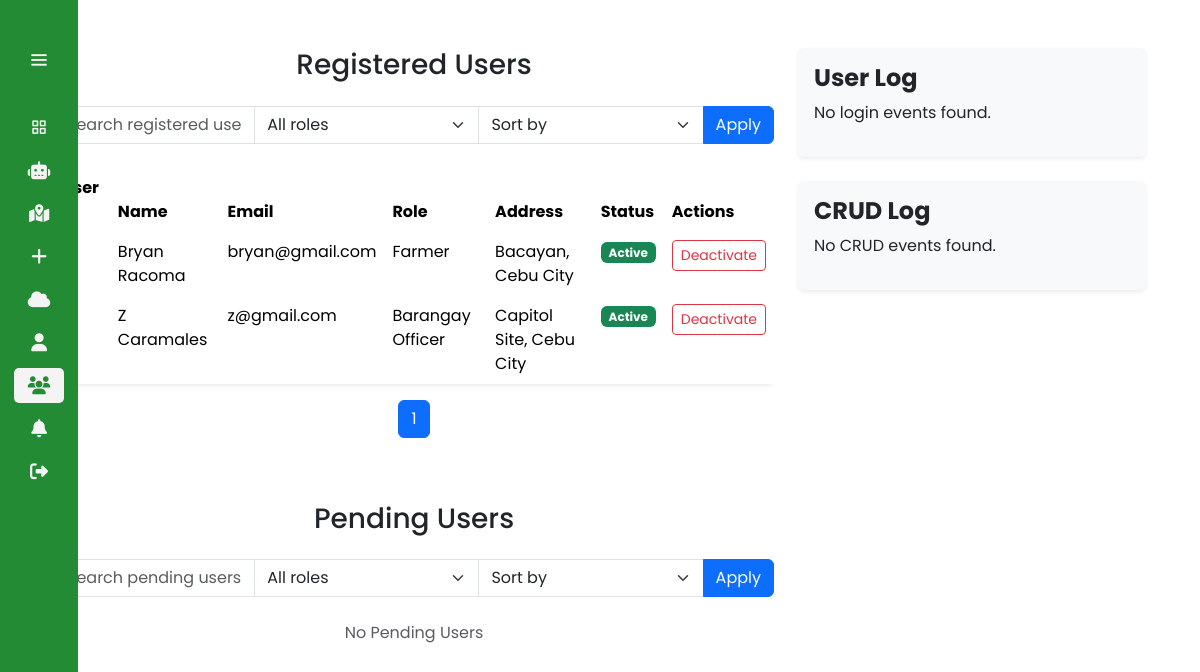
Page /user_management (signed in) on the earlier database version.
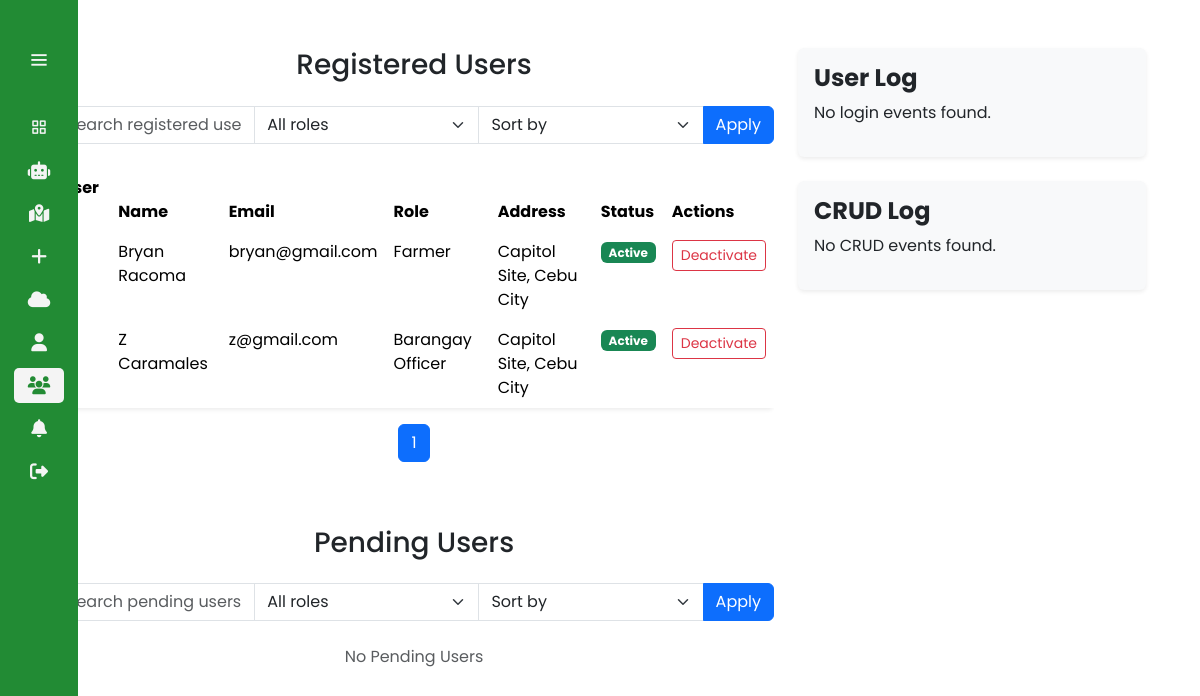
Same page on the later database version.
### app_agrosavvy/models.py (models this page shows, shortened)
class CustomUser(AbstractUser):
    email = models.EmailField(unique=True)
    firstname = models.CharField(max_length=30, blank=True)
    lastname = models.CharField(max_length=30, blank=True)
    date_of_birth = models.DateField(null=True, blank=True)
    profile_picture = models.ImageField(upload_to='profile_pictures/', null=True, blank=True)
    gender = models.ForeignKey(Gender, on_delete=models.SET_NULL, blank=True, null=True)
    useraddress = models.ForeignKey(UserAddress, on_delete=models.SET_NULL, null=True, blank=True)
    roleuser = models.ForeignKey(RoleUser, on_delete=models.SET_NULL, blank=True, null=True)
    active_status = models.BooleanField(default=True) #used custom instead of default is_active
    is_approved = models.BooleanField(default=False)
    request_date = models.DateTimeField(auto_now_add=True)
    approved_date = models.DateTimeField(null=True, blank=True)
    approved_by = models.ForeignKey(settings.AUTH_USER_MODEL, null=True, blank=True, on_delete=models.SET_NULL, related_name='approved_users')
    class Meta:
        ordering = ['-approved_date']

class UserAddress(models.Model):
    USERADDRESS_CHOICES = [
        ("Adlaon, Cebu City", "Adlaon, Cebu City"),
        ("Agsungot, Cebu City", "Agsungot, Cebu City"),
        ("Apas, Cebu City", "Apas, Cebu City"),
        ("Babag, Cebu City", "Babag, Cebu City"),
        ("Bacayan, Cebu City", "Bacayan, Cebu City"),
        ("Banilad, Cebu City", "Banilad, Cebu City"),
        ("Basak Pardo, Cebu City", "Basak Pardo, Cebu City"),
        ("Busay, Cebu City", "Busay, Cebu City"),
        ("Calamba, Cebu City", "Calamba, Cebu City"),
        ("Cambinocot, Cebu City", "Cambinocot, Cebu City"),
        ("Camputhaw, Cebu City", "Camputhaw, Cebu City"),
        ("Capitol Site, Cebu City", "Capitol Site, Cebu City"),
        ("Carreta, Cebu City", "Carreta, Cebu City"),
        ("Central, Cebu City", "Central, Cebu City"),
        ("Cogon Pardo, Cebu City", "Cogon Pardo, Cebu City"),
        ("Cogon Ramos, Cebu City", "Cogon Ramos, Cebu City"),
        ("Day-as, Cebu City", "Day-as, Cebu City"),
        ("Duljo, Cebu City", "Duljo, Cebu City"),
        ("Ermita, Cebu City", "Ermita, Cebu City"),
        ("Guadalupe, Cebu City", "Guadalupe, Cebu City"),
        ("Guba, Cebu City", "Guba, Cebu City"),
        ("Hippodromo, Cebu City", "Hippodromo, Cebu City"),
        ("Inayawan, Cebu City", "Inayawan, Cebu City"),
        ("Kalubihan, Cebu City", "Kalubihan, Cebu City"),
        ("Kalunasan, Cebu City", "Kalunasan, Cebu City"),
        ("Kamagayan, Cebu City", "Kamagayan, Cebu City"),
        ("Kasambagan, Cebu City", "Kasambagan, Cebu City"),
        ("Kinasang-an Pardo, Cebu City", "Kinasang-an Pardo, Cebu City"),
        ("Labangon, Cebu City", "Labangon, Cebu City"),
        ("Lahug, Cebu City", "Lahug, Cebu City"),
        ("Lorega (Lorega San Miguel), Cebu City", "Lorega (Lorega San Miguel), Cebu City"),
        ("Lusaran, Cebu City", "Lusaran, Cebu City"),
        ("Luz, Cebu City", "Luz, Cebu City"),
        ("Mabini, Cebu City", "Mabini, Cebu City"),
        ("Mabolo, Cebu City", "Mabolo, Cebu City"),
        ("Malubog, Cebu City", "Malubog, Cebu City"),
        ("Mambaling, Cebu City", "Mambaling, Cebu City"),
        ("Pahina Central, Cebu City", "Pahina Central, Cebu City"),
        ("Pahina San Nicolas, Cebu City", "Pahina San Nicolas, Cebu City"),
        ("Pamutan, Cebu City", "Pamutan, Cebu City"),
        ("Pardo, Cebu City", "Pardo, Cebu City"),
        ("Pari-an, Cebu City", "Pari-an, Cebu City"),
        ("Paril, Cebu City", "Paril, Cebu City"),
        ("Pasil, Cebu City", "Pasil, Cebu City"),
        ("Pit-os, Cebu City", "Pit-os, Cebu City"),
        ("Pulangbato, Cebu City", "Pulangbato, Cebu City"),
        ("Pung-ol-Sibugay, Cebu City", "Pung-ol-Sibugay, Cebu City"),
        ("Punta Princesa, Cebu City", "Punta Princesa, Cebu City"),
        ("Quiot Pardo, Cebu City", "Quiot Pardo, Cebu City"),
        ("Sambag I, Cebu City", "Sambag I, Cebu City"),
        ("Sambag II, Cebu City", "Sambag II, Cebu City"),
        ("San Antonio, Cebu City", "San Antonio, Cebu City"),
        ("San Jose, Cebu City", "San Jose, Cebu City"),
        ("San Nicolas Central, Cebu City", "San Nicolas Central, Cebu City"),
        ("San Roque (Ciudad), Cebu City", "San Roque (Ciudad), Cebu City"),
        ("Santa Cruz, Cebu City", "Santa Cruz, Cebu City"),
        ("Sapangdaku, Cebu City", "Sapangdaku, Cebu City"),
        ("Sawang Calero, Cebu City", "Sawang Calero, Cebu City"),
        ("Sinsin, Cebu City", "Sinsin, Cebu City"),
        ("Sirao, Cebu City", "Sirao, Cebu City"),
        ("Suba Poblacion (Suba San Nicolas), Cebu City", "Suba Poblacion (Suba San Nicolas), Cebu City"),
        ("Sudlon I, Cebu City", "Sudlon I, Cebu City"),
        ("Sudlon II, Cebu City", "Sudlon II, Cebu City"),
        ("Tabunan, Cebu City", "Tabunan, Cebu City"),
        ("Tagbao, Cebu City", "Tagbao, Cebu City"),
        ("Talamban, Cebu City", "Talamban, Cebu City"),
        ("Taptap, Cebu City", "Taptap, Cebu City"),
        ("Tejero (Villa Gonzalo), Cebu City", "Tejero (Villa Gonzalo), Cebu City"),
        ("Tinago, Cebu City", "Tinago, Cebu City"),
        ("Tisa, Cebu City", "Tisa, Cebu City"),
        ("To-ong Pardo, Cebu City", "To-ong Pardo, Cebu City"),
        ("T. Padilla, Cebu City", "T. Padilla, Cebu City"),
        ("Zapatera, Cebu City", "Zapatera, Cebu City")
    ]
    useraddress_id = models.AutoField(primary_key=True)
    useraddress= models.CharField(max_length=100, choices=USERADDRESS_CHOICES)
    def __str__(self):
        return f"{self.useraddress}"
    class Meta:
        ordering = ['useraddress']

### app_agrosavvy/views.py (the view, shortened to what this page needs)
# urls.py: path('user_management', views.user_management, name='user_management'),
def user_management(request):
    if request.user.is_authenticated and request.user.roleuser.roleuser in ["da_admin", "brgy_officer"]:
        user_role = request.user.roleuser.roleuser
        user_barangay = request.user.useraddress.useraddress.split(',')[0].strip() if user_role == "brgy_officer" else None
        registered_search_query = request.GET.get('registered_search', '')
        registered_filter_type = request.GET.get('registered_filter', '')
        registered_sort_by = request.GET.get('registered_sort', '')
        if user_role == "da_admin":
            registered_users = CustomUser.objects.exclude(roleuser__roleuser="da_admin").exclude(is_superuser=True)
        else:  # brgy_officer
            registered_users = CustomUser.objects.filter(
                useraddress__useraddress__startswith=user_barangay,
                roleuser__roleuser="farmer"
            )
        if registered_filter_type and user_role == "da_admin":
            registered_users = registered_users.filter(roleuser__roleuser=registered_filter_type)
        if registered_sort_by:
            registered_users = registered_users.order_by(registered_sort_by)
        pending_search_query = request.GET.get('pending_search', '')
        pending_filter_type = request.GET.get('pending_filter', '')
        pending_sort_by = request.GET.get('pending_sort', '')
        if user_role == "da_admin":
            pending_users = PendingUser.objects.exclude(roleuser__roleuser="da_admin").filter(is_disapproved=False)
        else:  # brgy_officer
            pending_users = PendingUser.objects.filter(
                useraddress__useraddress__startswith=user_barangay,
                roleuser__roleuser="farmer", is_disapproved=False
            )
        if pending_filter_type and user_role == "da_admin":
            pending_users = pending_users.filter(roleuser__roleuser=pending_filter_type, is_disapproved=False)
        if pending_sort_by:
            pending_users = pending_users.order_by(pending_sort_by)
        registered_paginator = Paginator(registered_users, 4)
        registered_page_number = request.GET.get("registered_page")
        registered_users_page_obj = registered_paginator.get_page(registered_page_number)
        pending_paginator = Paginator(pending_users, 4)
        pending_page_number = request.GET.get("pending_page")
        pending_users_page_obj = pending_paginator.get_page(pending_page_number)
        if user_role == "da_admin":
            login_events = LoginEvent.objects.all().order_by('-datetime')
            crud_events = CRUDEvent.objects.all().order_by('-datetime')
        context = {
            "registered_users": registered_users,
            "registered_users_page_obj": registered_users_page_obj,
            "pending_users": pending_users,
            "pending_users_page_obj": pending_users_page_obj,
            "login_events": login_events,
            "crud_events": crud_events,
            "registered_search_query": registered_search_query,
            "registered_filter_type": registered_filter_type,
            "registered_sort_by": registered_sort_by,
            "pending_search_query": pending_search_query,
            "pending_filter_type": pending_filter_type,
            "pending_sort_by": pending_sort_by,
            "user_role": user_role,
        }
        return render(request, "app_agrosavvy/user_management.html", context)
    else:
        return redirect("forbidden")

### app_agrosavvy/templates/app_agrosavvy/user_management.html (shortened to what the changed rows need)
{% extends 'base.html' %}
{% load static %}
{% block content %}
<div class="container mt-5">
    <div class="row">
        <div class="col-md-8">
            <div class="table-responsive">
                {% if registered_users %}
                <table class="table table-borderless shadow-sm rounded">
                    <thead class="bg-dark text-white">
                        <tr>
                            <th>User ID</th>
                            <th>Name</th>
                            <th>Email</th>
                            <th>Role</th>
                            <th>Address</th>
                            <th>Status</th>
                            <th>Actions</th>
                        </tr>
                    </thead>
                    <tbody>
                        {% for registered_user in registered_users_page_obj %}
                        <tr>
                            <td>{{ registered_user.id }}</td>
                            <td>{{ registered_user.firstname }} {{ registered_user.lastname }}</td>
                            <td>{{ registered_user.email }}</td>
                            <td>
                                {% if registered_user.roleuser.roleuser == "farmer" %}
                                Farmer
                                {% elif registered_user.roleuser.roleuser == "brgy_officer" %}
                                Barangay Officer
                                {% else %}
                                Unknown
                                {% endif %}
                            </td>
                            <td>{{ registered_user.useraddress }}</td>
                            <td>
                                {% if registered_user.active_status %}
                                <span class="badge bg-success">Active</span>
                                {% else %}
                                <span class="badge bg-danger">Deactivated</span>
                                {% endif %}
                            </td>
                            <td>
                                <div class="btn-group">
                                    {% if registered_user.active_status %}
                                    <form method="post" action="{% url 'admin_deactivate_account' registered_user.id %}" onsubmit="confirmDeactivation(event)">
                                        <button type="submit" class="btn btn-sm btn-outline-danger" onclick="return confirm('Are you sure you want to deactivate this user?')">Deactivate</button>
                                    </form>
                                    {% else %}
                                    <form method="post" action="{% url 'admin_activate_account' registered_user.id %}" onsubmit="confirmActivation(event)">
                                        {% csrf_token %}
                                        <button type="submit" class="btn btn-sm btn-outline-success" onclick="return confirm('Are you sure you want to activate this user?')">Activate</button>
                                    </form>
                                    {% endif %}
                                </div>
                            </td>
                        </tr>
                        {% endfor %}
                    </tbody>
                </table>
                {% else %}
                <p class="text-muted text-center">No Registered Users</p>
                {% endif %}
            </div>
        </div>
    </div>
</div>
{% endblock %}

Differences in the rows shown:
changed CustomUser "Bryan": useraddress "Bacayan, Cebu City" → "Capitol Site, Cebu City"
